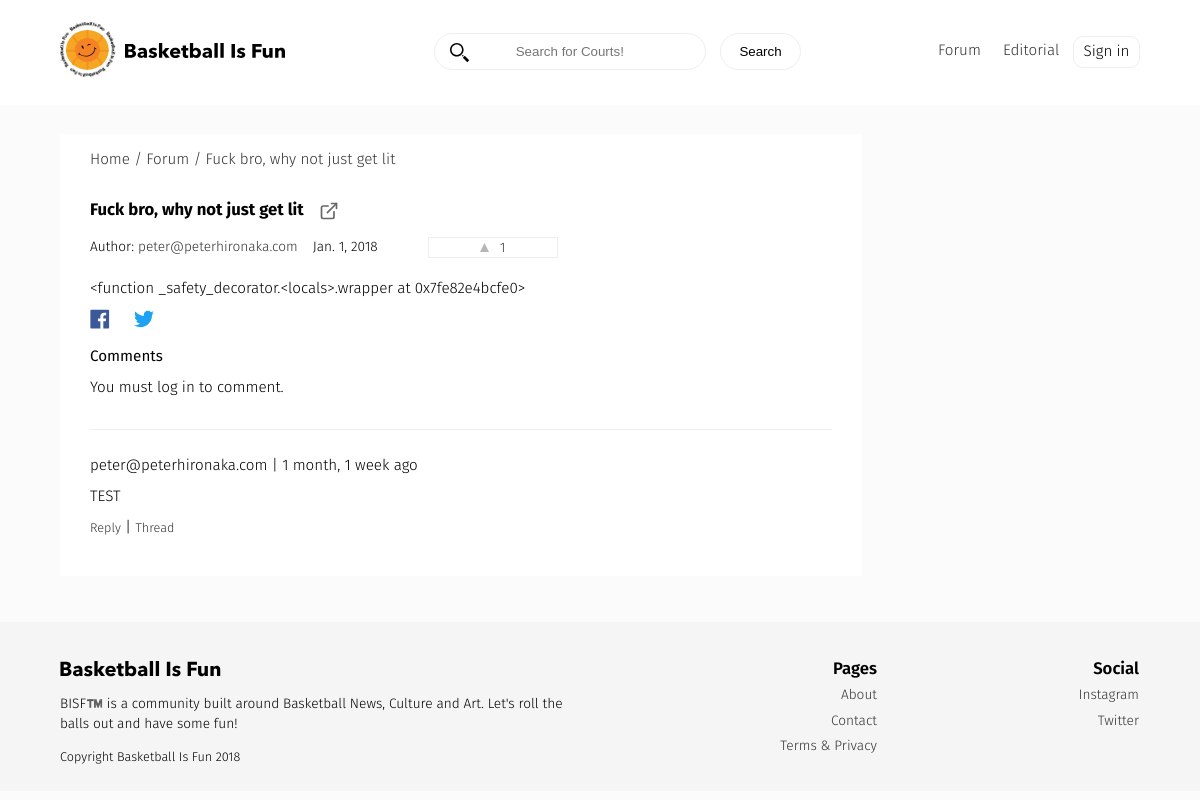
Screenshot of /forum/fuck-bro-why-not-just-get-lit/ with the database file from the repository.
### forum/models.py (models this page shows, shortened)
class Forum(models.Model):
    user = models.ForeignKey(settings.AUTH_USER_MODEL, default=1)
    title = models.CharField(max_length=120)
    slug = models.SlugField(unique=True)
    height_field = models.IntegerField(default=0)
    width_field = models.IntegerField(default=0)
    content = models.TextField()
    link = models.URLField(default="https://")
    likes = models.ManyToManyField(settings.AUTH_USER_MODEL, blank=True, related_name='forum_likes')
    draft = models.BooleanField(default=False)
    publish = models.DateField(auto_now=False, auto_now_add=False)
    updated = models.DateTimeField(auto_now=True, auto_now_add=False)
    timestamp = models.DateTimeField(auto_now=False, auto_now_add=True)
    objects = ForumManager()
    def get_absolute_url(self):
        return reverse("forum:detail", kwargs={"slug": self.slug})
    def get_like_url(self):
        return reverse("forum:like-toggle", kwargs={"slug": self.slug})
    def get_api_like_url(self):
        return reverse("forum:like-api-toggle", kwargs={"slug": self.slug})
    class Meta:
        ordering = ["-timestamp", "-updated"]
    def get_markdown(self):
        content = self.content
        markdown_text = markdown(content)
        return mark_safe(markdown_text)
    @property
    def comments(self):
        instance = self
        qs = Comment.objects.filter_by_instance(instance)
        return qs
    @property
    def get_content_type(self):
        instance = self
        content_type = ContentType.objects.get_for_model(instance.__class__)
        return content_type

### accounts/models.py (models this page shows, shortened)
class User(AbstractBaseUser):
    username = models.CharField(max_length=255,
        unique=True,)
    email = models.EmailField(
        verbose_name='email address',
        max_length=255,
        unique=True,
    )
    image = models.ImageField(upload_to=upload_location,
        null=True,
        blank=True,
        width_field="width_field",
        height_field="height_field")
    active = models.BooleanField(default=True)
    staff = models.BooleanField(default=False) # a admin user; non super-user
    admin = models.BooleanField(default=False) # a superuser
    height_field = models.IntegerField(default=0)
    width_field = models.IntegerField(default=0)
    USERNAME_FIELD = 'email'
    REQUIRED_FIELDS = [] # Email & Password are required by default.
    objects = UserManager()
    def __str__(self):              # __unicode__ on Python 2
        return self.email

### comments/models.py (models this page shows, shortened)
class Comment(models.Model):
    user        = models.ForeignKey(settings.AUTH_USER_MODEL, default=1)
    content_type = models.ForeignKey(ContentType, on_delete=models.CASCADE)
    object_id = models.PositiveIntegerField()
    content_object = GenericForeignKey('content_type', 'object_id')
    parent      = models.ForeignKey("self", null=True, blank=True)
    content     = models.TextField()
    timestamp   = models.DateTimeField(auto_now_add=True)
    objects = CommentManager()
    class Meta:
        ordering = ['-timestamp']
    def get_absolute_url(self):
        return reverse("comments:thread", kwargs={"id": self.id})
    def children(self): #replies
        return Comment.objects.filter(parent=self)

### forum/views.py (the view, shortened to what this page needs)
# urls.py: url(r'^(?P<slug>[\w-]+)/$', forum_detail, name='detail'),
def forum_detail(request, slug=None):
	instance = get_object_or_404(Forum, slug=slug)
	if instance.publish > timezone.now().date() or instance.draft:
		if not request.user:
			raise Http404
	share_string = quote_plus(instance.content)
	initial_data = {
			"content_type": instance.get_content_type,
			"object_id": instance.id
	}
	form = CommentForm(request.POST or None, initial=initial_data)
	comments = instance.comments
	context = {
		"title": instance.title,
		"instance": instance,
		"link": instance.link,
		"share_string": share_string,
		"comments": comments,
		"comment_form":form,
	}
	return render(request, "forum_detail.html", context)

### comments/forms.py
class CommentForm(forms.Form):
	content_type = forms.CharField(widget=forms.HiddenInput)
	object_id = forms.IntegerField(widget=forms.HiddenInput)
	content = forms.CharField(label='',	widget=forms.Textarea)

### comments/models.py (called while the page is built)
    def filter_by_instance(self, instance):
        content_type = ContentType.objects.get_for_model(instance.__class__)
        obj_id = instance.id
        qs = super(CommentManager, self).filter(content_type=content_type, object_id= obj_id).filter(parent=None)
        return qs

### posts/templatetags/urlify.py (called while the page is built)
@register.filter
def urlify(value):
	return quote_plus(value)

### templates/forum_detail.html (shortened to what this page needs)
{% extends "base.html" %}
{% load urlify %}
{% load crispy_forms_tags %}
 {% block container-page %}forum-detail{% endblock container-page %}
{% block post_detail_link %}
<div class="forum-content--detail">
    <ol class="breadcrumb">
        <li ><a href='/'>Home /</a> </li>
        <li ><a href='{% url "forum:list" %}'>Forum /</a> </li>
        <li><a href='{{ instance.get_absolute_url }}'> {{instance.title}} </a></li>
    </ol>
{% endblock  %}
{% block content %}
<div class="forum-content--post">
  <div class="forum-content--title">
      <h3>{{ title }} <small>{% if instance.draft %}<span style='color:red;'>Draft</span> {% endif %}</small></h3>
{% if instance.link %} <a href="{{ instance.link }}" target="_blank"> </a> {% endif %}
  </div>
<div class="caption">
<p>Author: <a href="/profiles/{{ instance.user }}">{{ instance.user }}</a></p>
<p>{{ instance.publish }}</p>
<a class='like-btn forum-detail' data-href='{{ instance.get_api_like_url }}' data-likes='{{ instance.likes.count }}' href='{{ instance.get_like_url }}'>  {{ instance.likes.count }} </a>
    </div>
   <div class='post-detail-item'>{{ instance.get_markdown }}</div>
<a href="https://www.facebook.com/sharer/sharer.php?u={{ request.build_absolute_uri }}={{ share_string }}">
</a>
<a href="https://twitter.com/home?status={{ instance.content|truncatechars:80|urlify }}%20{{ request.build_absolute_uri }}={{ share_string }}">
</a>
    <div>
        <p class='lead'>Comments</p>
        {% if request.user.is_authenticated %}
        <form method="POST" action="."> {% csrf_token %}
            {{ comment_form|crispy }}
            <input type='submit' value='Post comment' class='search-button '>
        </form>
        {% else %}
        <p>You must log in to comment.</p>
        {% endif %}
        {% for comment in comments %}
        <div class="forum-content--comments">
          <p> {{ comment.user }} | {{ comment.timestamp|timesince }} ago  </p>
          <p>{{ comment.content }}</p>
          <div> <small> <a class='comment-reply-btn' href='#'>Reply</a></small> | <small><a class='' href='{{ comment.get_absolute_url }}'>Thread</a></small></div>
        </div>
        {% endfor %}
    </div>
</div>
</div>
{% endblock content %}

### static/css/main.css (style rules this page uses)
li,nav ul li { list-style:none }
body { font-family:'Fira Sans',sans-serif;border:0;padding:0;font-weight:300;-webkit-text-size-adjust:100%;-webkit-font-feature-settings:"kern" 1;-moz-font-feature-settings:"kern" 1;-o-font-feature-settings:"kern" 1;font-feature-settings:"kern" 1;font-kerning:normal;background-color:#fbfbfb;line-height:1.4;font-size:.95em;overflow-x:hidden }
body,html { min-height:100%;margin:0 }
a { color:#333;text-decoration:none }
p { margin:10px 0 }
h1,h2,h3,h4 { margin:0 }
.breadcrumb { background:#fff;padding:15px;margin:14px 0 0;grid-column:1/4 }
.breadcrumb li { display:inline }
h3 { font-size:1.1em;line-height:1;margin:0;padding:8px 0 0 }
.lead { font-weight:400 }
.post-detail-item { padding:10px 0 }
.forum-content--detail { grid-column:1/4;margin:1em 0 0;max-width:100% }
.court-listing.breadcrumb,.forum-content--detail .breadcrumb { padding-left:30px }
.like-btn.forum-detail,.post-content { border:1px solid #eee }
.forum-content--icon,.like-btn { text-align:center;-webkit-transition:all .1s ease 0s;-moz-transition:all .1s ease 0s;-o-transition:all .1s ease 0s;transition:all .1s ease 0s }
.forum-content--post,.page-content--full { background:#fff;padding:7px 30px;margin:0 }
.forum-content--comments { margin:2em 0;padding:1em 0 0;border-top:1px solid #eee }
.forum-content--title { display:grid;grid-template-columns:minmax(max-content,27px) 20px;grid-column-gap:1em }
.caption,.pagination { display:grid;grid-column-gap:2rem }
.forum-content--title svg { padding:8px 0 0 }
.caption { grid-template-columns:minmax(max-content,80px) minmax(100px,100px) 130px minmax(max-content,80px);grid-gap:15px;font-size:.9em;padding:0 }
.caption a { margin:10px 0 }
.caption p { height:auto }
.caption a svg { margin-right:7px }
.social { max-width:20px;margin-left:20px }

### rows the page displays
Forum: title "Fuck bro, why not just get lit", user "peter@peterhironaka.com", publish "Jan. 1, 2018", likes.count "1", get_markdown "<function _safety_decorator.<locals>.wrapper at 0x7fe82e4bcfe0>"
Comment: user "peter@peterhironaka.com", timestamp "1 month, 1 week", content "TEST"
